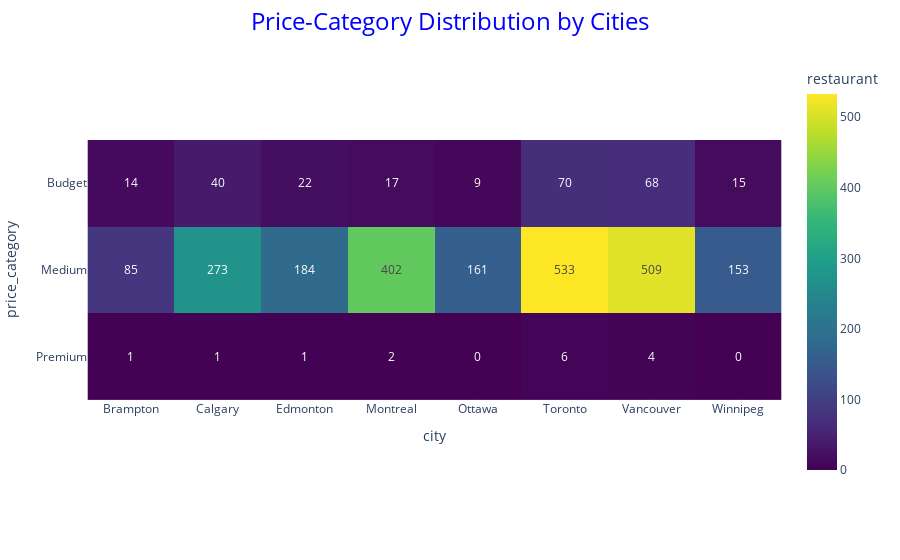

Notebook code for this chart:
### Markdown cell above
#### 4. Price-Category ***('Budget', 'Medium' & 'Premium')*** Distribution by Cities:

### Code cell
conditions= [
    (df['price_range']=='$'),
    (df['price_range']=='$$'),
    (df['price_range']=='$$$') | (df['price_range']=='$$$$')
]
choices = ['Budget', 'Medium', 'Premium']
df['price_category'] = np.select(conditions, choices, default='Budget') 
price_cat = df.groupby(['price_category','city'])['restaurant'].count().sort_values(ascending = False).reset_index()
# Create matrix for heatmapdata
heatmap_data = price_cat.pivot(index='price_category', columns='city', values='restaurant').fillna(0)
#  Create Heatmap
fig = px.imshow(heatmap_data, labels=dict(x="city", y="price_category", color="restaurant"),
                x=heatmap_data.columns,
                y=heatmap_data.index, 
                text_auto=True, # Optional: shows values in cells
                color_continuous_scale='Viridis')
fig.update_layout(
    title={
        'text': 'Price-Category Distribution by Cities',
        'font': {'size': 24, 'color': 'blue'},
        'x': 0.5, # Centers the title (0.5 is the center of the plot area)
        'xanchor': 'center'
    }
)
fig.show()

### Figure 1 — Plotly figure (JSON) as saved in the notebook; plotly's stock layout.template omitted (floating-point values rounded to 4 significant figures)
{"data": [{"coloraxis": "coloraxis", "hovertemplate": "city: %{x}<br>price_category: %{y}<br>restaurant: %{z}<extra></extra>", "name": "0", "texttemplate": "%{z}", "type": "heatmap", "x": ["Brampton", "Calgary", "Edmonton", "Montreal", "Ottawa", "Toronto", "Vancouver", "Winnipeg"], "xaxis": "x", "y": ["Budget", "Medium", "Premium"], "yaxis": "y", "z": [[14.0, 40.0, 22.0, 17.0, 9.0, 70.0, 68.0, 15.0], [85.0, 273.0, 184.0, 402.0, 161.0, 533.0, 509.0, 153.0], [1.0, 1.0, 1.0, 2.0, 0.0, 6.0, 4.0, 0.0]]}], "layout": {"coloraxis": {"colorbar": {"title": {"text": "restaurant"}}, "colorscale": [[0, "#440154"], [0.1111, "#482878"], [0.2222, "#3e4989"], [0.3333, "#31688e"], [0.4444, "#26828e"], [0.5556, "#1f9e89"], [0.6667, "#35b779"], [0.7778, "#6ece58"], [0.8889, "#b5de2b"], [1, "#fde725"]]}, "margin": {"t": 60}, "title": {"font": {"color": "blue", "size": 24}, "text": "Price-Category Distribution by Cities", "x": 0.5, "xanchor": "center"}, "xaxis": {"anchor": "y", "constrain": "domain", "domain": [0, 1], "scaleanchor": "y", "title": {"text": "city"}}, "yaxis": {"anchor": "x", "autorange": "reversed", "constrain": "domain", "domain": [0, 1], "title": {"text": "price_category"}}}}
